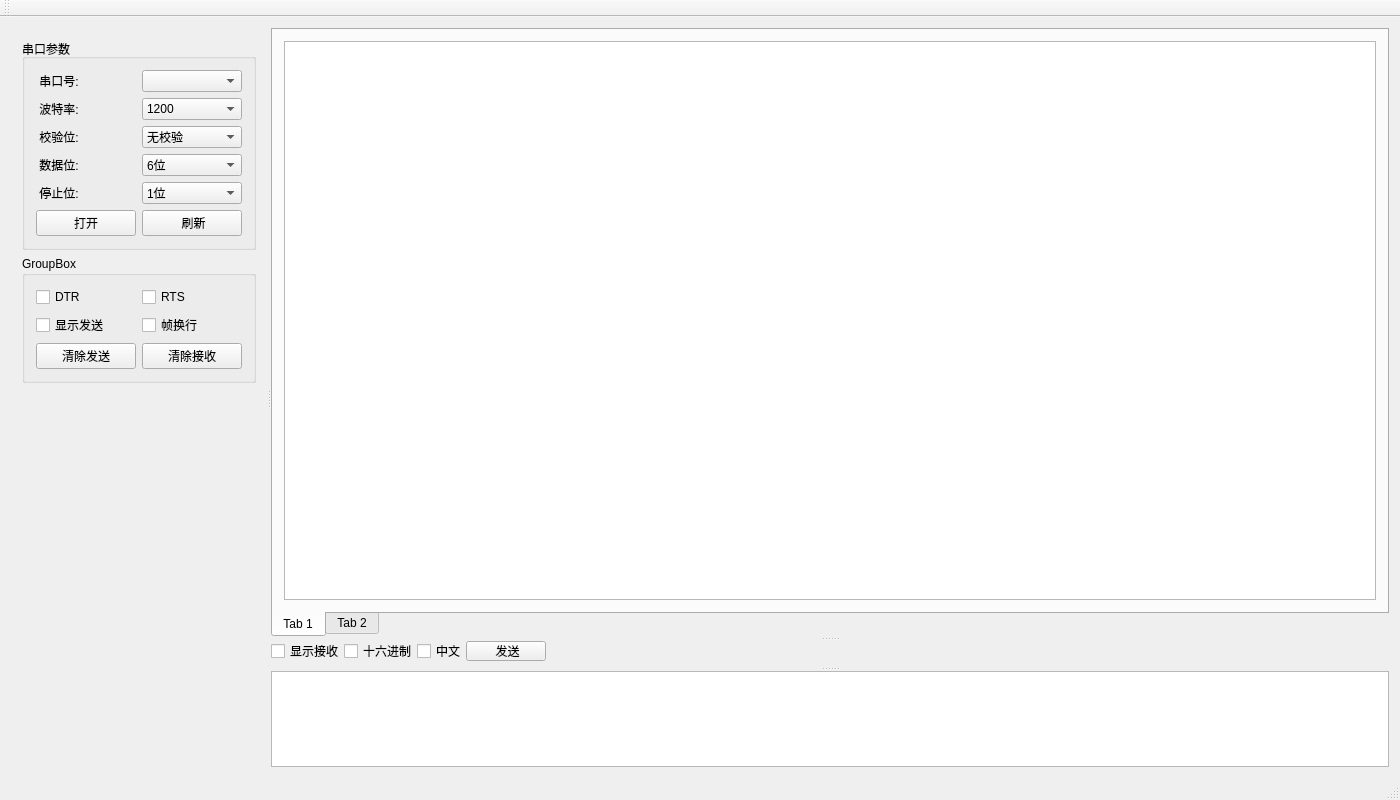
<?xml version="1.0" encoding="UTF-8"?>
<ui version="4.0">
 <class>MainWindow</class>
 <widget class="QMainWindow" name="MainWindow">
  <property name="geometry">
   <rect>
    <x>0</x>
    <y>0</y>
    <width>1400</width>
    <height>800</height>
   </rect>
  </property>
  <property name="windowTitle">
   <string>MainWindow</string>
  </property>
  <widget class="QWidget" name="centralWidget">
   <layout class="QHBoxLayout" name="horizontalLayout_3">
    <item>
     <widget class="QSplitter" name="splitter_2">
      <property name="orientation">
       <enum>Qt::Horizontal</enum>
      </property>
      <widget class="QWidget" name="widget_2" native="true">
       <property name="sizePolicy">
        <sizepolicy hsizetype="Preferred" vsizetype="Preferred">
         <horstretch>2</horstretch>
         <verstretch>0</verstretch>
        </sizepolicy>
       </property>
       <layout class="QVBoxLayout" name="verticalLayout">
        <item>
         <widget class="QGroupBox" name="groupBox">
          <property name="title">
           <string>串口参数</string>
          </property>
          <layout class="QGridLayout" name="gridLayout">
           <item row="0" column="0">
            <widget class="QLabel" name="label">
             <property name="text">
              <string> 串口号:</string>
             </property>
            </widget>
           </item>
           <item row="0" column="1">
            <widget class="QComboBox" name="comboBox_portnum"/>
           </item>
           <item row="1" column="0">
            <widget class="QLabel" name="label_2">
             <property name="text">
              <string> 波特率:</string>
             </property>
            </widget>
           </item>
           <item row="1" column="1">
            <widget class="QComboBox" name="comboBox_baud">
             <item>
              <property name="text">
               <string>1200</string>
              </property>
             </item>
             <item>
              <property name="text">
               <string>2400</string>
              </property>
             </item>
             <item>
              <property name="text">
               <string>4800</string>
              </property>
             </item>
             <item>
              <property name="text">
               <string>9600</string>
              </property>
             </item>
             <item>
              <property name="text">
               <string>19200</string>
              </property>
             </item>
             <item>
              <property name="text">
               <string>38400</string>
              </property>
             </item>
             <item>
              <property name="text">
               <string>57600</string>
              </property>
             </item>
             <item>
              <property name="text">
               <string>115200</string>
              </property>
             </item>
            </widget>
           </item>
           <item row="2" column="0">
            <widget class="QLabel" name="label_3">
             <property name="text">
              <string> 校验位:</string>
             </property>
            </widget>
           </item>
           <item row="2" column="1">
            <widget class="QComboBox" name="comboBox_check">
             <item>
              <property name="text">
               <string>无校验</string>
              </property>
             </item>
             <item>
              <property name="text">
               <string>奇校验</string>
              </property>
             </item>
             <item>
              <property name="text">
               <string>偶校验</string>
              </property>
             </item>
            </widget>
           </item>
           <item row="3" column="0">
            <widget class="QLabel" name="label_5">
             <property name="text">
              <string> 数据位:</string>
             </property>
            </widget>
           </item>
           <item row="3" column="1">
            <widget class="QComboBox" name="comboBox_data">
             <item>
              <property name="text">
               <string>6位</string>
              </property>
             </item>
             <item>
              <property name="text">
               <string>7位</string>
              </property>
             </item>
             <item>
              <property name="text">
               <string>8位</string>
              </property>
             </item>
            </widget>
           </item>
           <item row="4" column="0">
            <widget class="QLabel" name="label_4">
             <property name="text">
              <string> 停止位:</string>
             </property>
            </widget>
           </item>
           <item row="4" column="1">
            <widget class="QComboBox" name="comboBox_stop">
             <item>
              <property name="text">
               <string>1位</string>
              </property>
             </item>
             <item>
              <property name="text">
               <string>1.5位</string>
              </property>
             </item>
             <item>
              <property name="text">
               <string>2位</string>
              </property>
             </item>
            </widget>
           </item>
           <item row="5" column="0">
            <widget class="QPushButton" name="pushButton_link_cut">
             <property name="text">
              <string>打开</string>
             </property>
            </widget>
           </item>
           <item row="5" column="1">
            <widget class="QPushButton" name="pushButton_flush">
             <property name="text">
              <string> 刷新</string>
             </property>
            </widget>
           </item>
          </layout>
         </widget>
        </item>
        <item>
         <widget class="QGroupBox" name="groupBox_2">
          <property name="title">
           <string>GroupBox</string>
          </property>
          <layout class="QGridLayout" name="gridLayout_2">
           <item row="0" column="0">
            <widget class="QCheckBox" name="checkBox_DTR">
             <property name="text">
              <string>DTR</string>
             </property>
            </widget>
           </item>
           <item row="1" column="0">
            <widget class="QCheckBox" name="checkBox_show_send">
             <property name="text">
              <string>显示发送</string>
             </property>
            </widget>
           </item>
           <item row="0" column="1">
            <widget class="QCheckBox" name="checkBox_RTS">
             <property name="text">
              <string>RTS</string>
             </property>
            </widget>
           </item>
           <item row="1" column="1">
            <widget class="QCheckBox" name="checkBox_change_line">
             <property name="text">
              <string>帧换行</string>
             </property>
            </widget>
           </item>
           <item row="2" column="0">
            <widget class="QPushButton" name="pushButton_clear_send">
             <property name="text">
              <string>清除发送</string>
             </property>
            </widget>
           </item>
           <item row="2" column="1">
            <widget class="QPushButton" name="pushButton_clear_rvc">
             <property name="text">
              <string>清除接收</string>
             </property>
            </widget>
           </item>
          </layout>
         </widget>
        </item>
        <item>
         <spacer name="verticalSpacer">
          <property name="orientation">
           <enum>Qt::Vertical</enum>
          </property>
          <property name="sizeHint" stdset="0">
           <size>
            <width>20</width>
            <height>40</height>
           </size>
          </property>
         </spacer>
        </item>
       </layout>
      </widget>
      <widget class="QSplitter" name="splitter">
       <property name="sizePolicy">
        <sizepolicy hsizetype="Preferred" vsizetype="Expanding">
         <horstretch>6</horstretch>
         <verstretch>0</verstretch>
        </sizepolicy>
       </property>
       <property name="orientation">
        <enum>Qt::Vertical</enum>
       </property>
       <widget class="QTabWidget" name="tabWidget">
        <property name="sizePolicy">
         <sizepolicy hsizetype="Expanding" vsizetype="Expanding">
          <horstretch>0</horstretch>
          <verstretch>10</verstretch>
         </sizepolicy>
        </property>
        <property name="tabPosition">
         <enum>QTabWidget::South</enum>
        </property>
        <widget class="QWidget" name="tab">
         <attribute name="title">
          <string>Tab 1</string>
         </attribute>
         <layout class="QHBoxLayout" name="horizontalLayout">
          <item>
           <widget class="QTextBrowser" name="textB_Recv">
            <property name="sizePolicy">
             <sizepolicy hsizetype="Expanding" vsizetype="Expanding">
              <horstretch>0</horstretch>
              <verstretch>8</verstretch>
             </sizepolicy>
            </property>
           </widget>
          </item>
         </layout>
        </widget>
        <widget class="QWidget" name="tab_2">
         <attribute name="title">
          <string>Tab 2</string>
         </attribute>
        </widget>
       </widget>
       <widget class="QWidget" name="widget" native="true">
        <property name="maximumSize">
         <size>
          <width>16777215</width>
          <height>20</height>
         </size>
        </property>
        <layout class="QHBoxLayout" name="horizontalLayout_2">
         <property name="spacing">
          <number>0</number>
         </property>
         <property name="leftMargin">
          <number>0</number>
         </property>
         <property name="topMargin">
          <number>0</number>
         </property>
         <property name="rightMargin">
          <number>0</number>
         </property>
         <property name="bottomMargin">
          <number>0</number>
         </property>
         <item>
          <widget class="QCheckBox" name="checkBox_show">
           <property name="text">
            <string>显示接收</string>
           </property>
          </widget>
         </item>
         <item>
          <widget class="QCheckBox" name="checkBox_hex">
           <property name="text">
            <string>十六进制</string>
           </property>
          </widget>
         </item>
         <item>
          <widget class="QCheckBox" name="checkBox_3">
           <property name="text">
            <string>中文</string>
           </property>
          </widget>
         </item>
         <item>
          <widget class="QPushButton" name="pushButton_send">
           <property name="text">
            <string> 发送</string>
           </property>
          </widget>
         </item>
         <item>
          <spacer name="horizontalSpacer">
           <property name="orientation">
            <enum>Qt::Horizontal</enum>
           </property>
           <property name="sizeHint" stdset="0">
            <size>
             <width>40</width>
             <height>20</height>
            </size>
           </property>
          </spacer>
         </item>
        </layout>
       </widget>
       <widget class="QTextEdit" name="textEdit_Send">
        <property name="sizePolicy">
         <sizepolicy hsizetype="Expanding" vsizetype="Expanding">
          <horstretch>0</horstretch>
          <verstretch>2</verstretch>
         </sizepolicy>
        </property>
       </widget>
      </widget>
     </widget>
    </item>
   </layout>
  </widget>
  <widget class="QMenuBar" name="menuBar">
   <property name="geometry">
    <rect>
     <x>0</x>
     <y>0</y>
     <width>1400</width>
     <height>26</height>
    </rect>
   </property>
  </widget>
  <widget class="QToolBar" name="mainToolBar">
   <attribute name="toolBarArea">
    <enum>TopToolBarArea</enum>
   </attribute>
   <attribute name="toolBarBreak">
    <bool>false</bool>
   </attribute>
  </widget>
  <widget class="QStatusBar" name="statusBar"/>
 </widget>
 <layoutdefault spacing="6" margin="11"/>
 <resources/>
 <connections/>
</ui>
